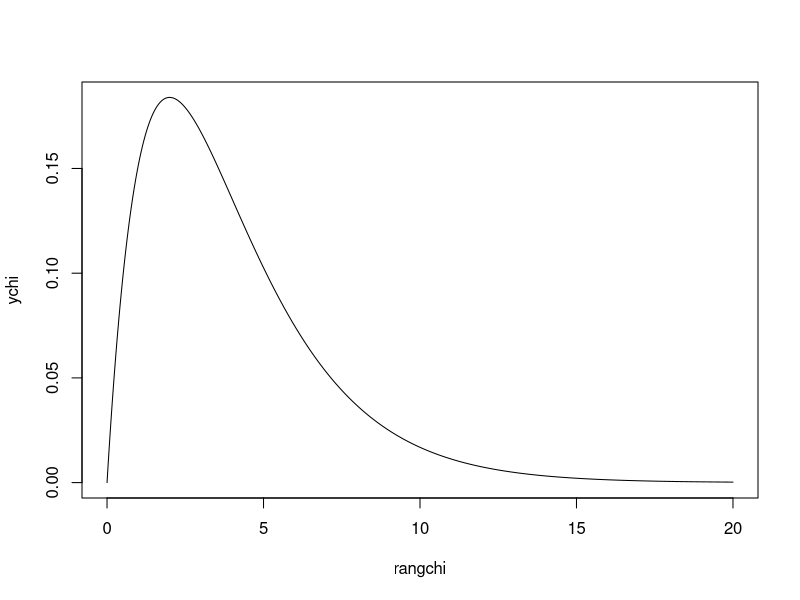
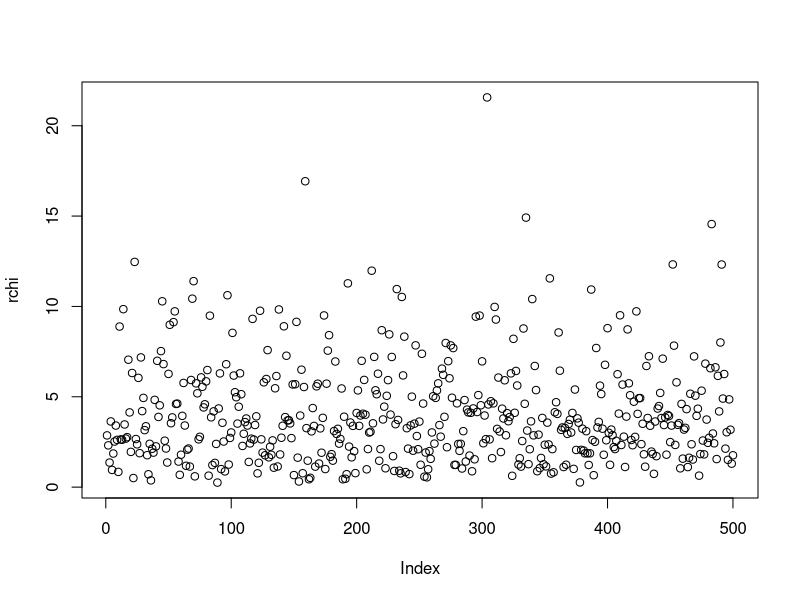
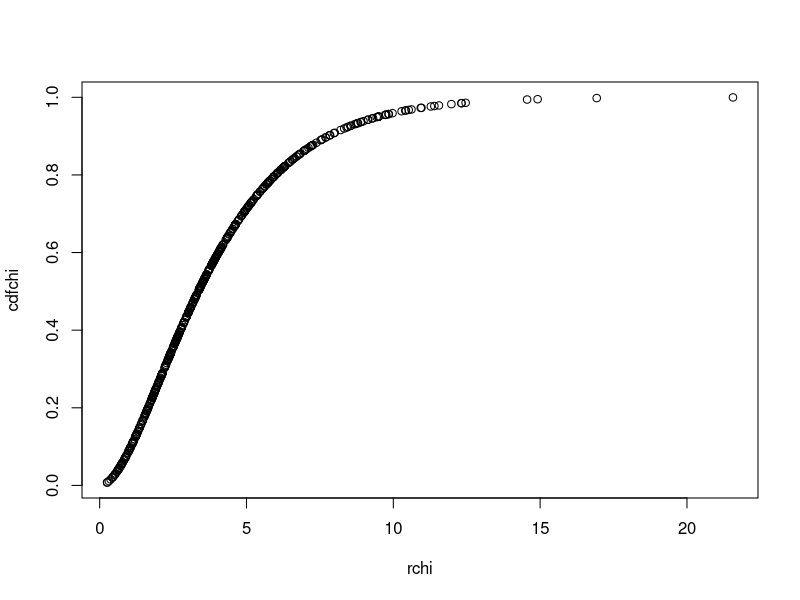

Source code (R) for these figures, in order: (Note: this script raises an error after producing the figures.)
rangchi = seq(0, 20, 0.01)
ychi <- dchisq(rangchi, df=4)
plot(rangchi, ychi, type="l")

dfchi = 4
nchi = 500
rchi <- rchisq(n=nchi, df=dfchi)
plot(rchi)


cdfchi <- pchisq(rchi, df=dfchi)
plot(rchi, cdfchi)

fitchi <- fitdist(rchi,"chisq",start=list(df=dfchi), method="mle")
plot(fitchi)
